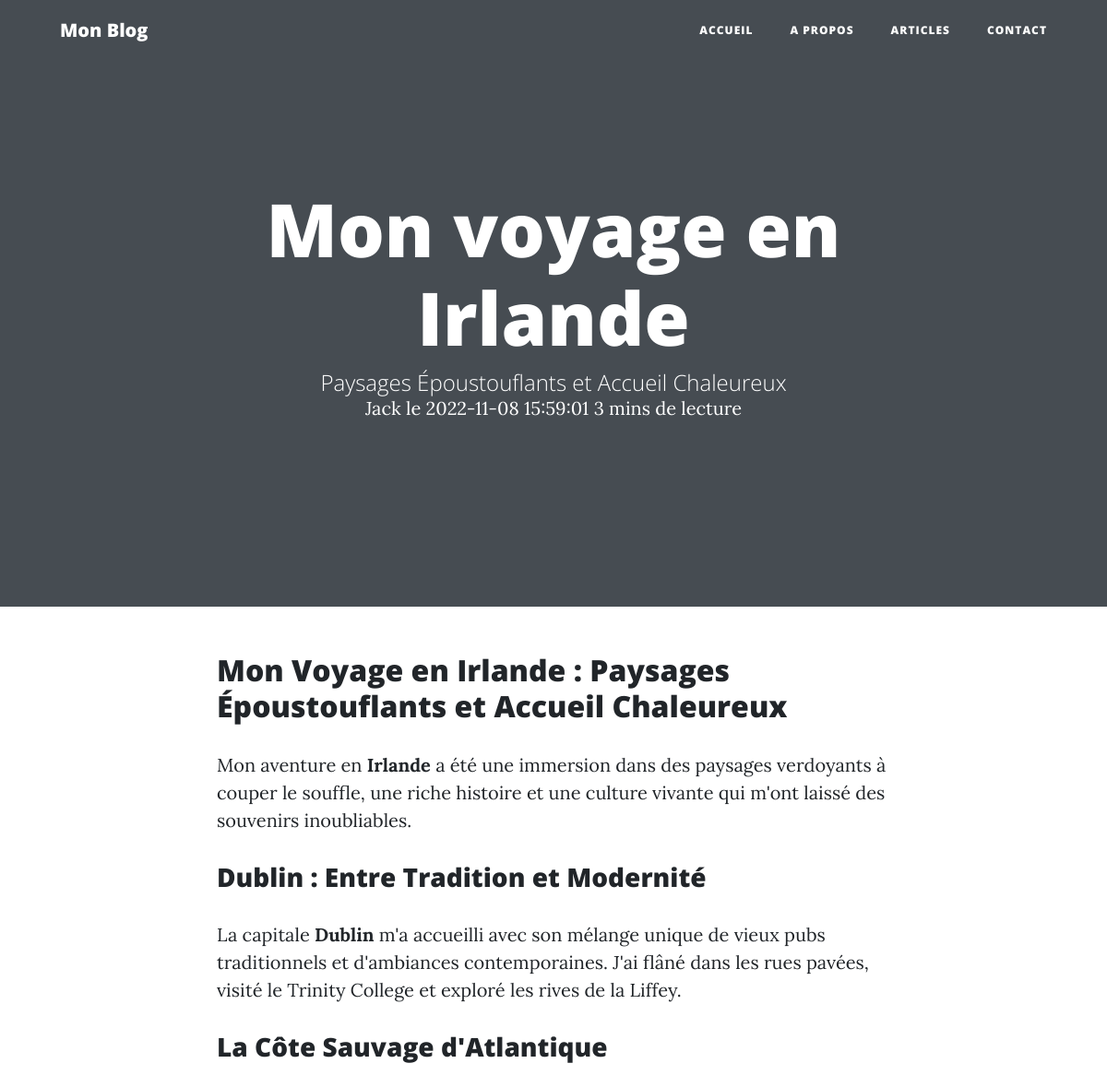
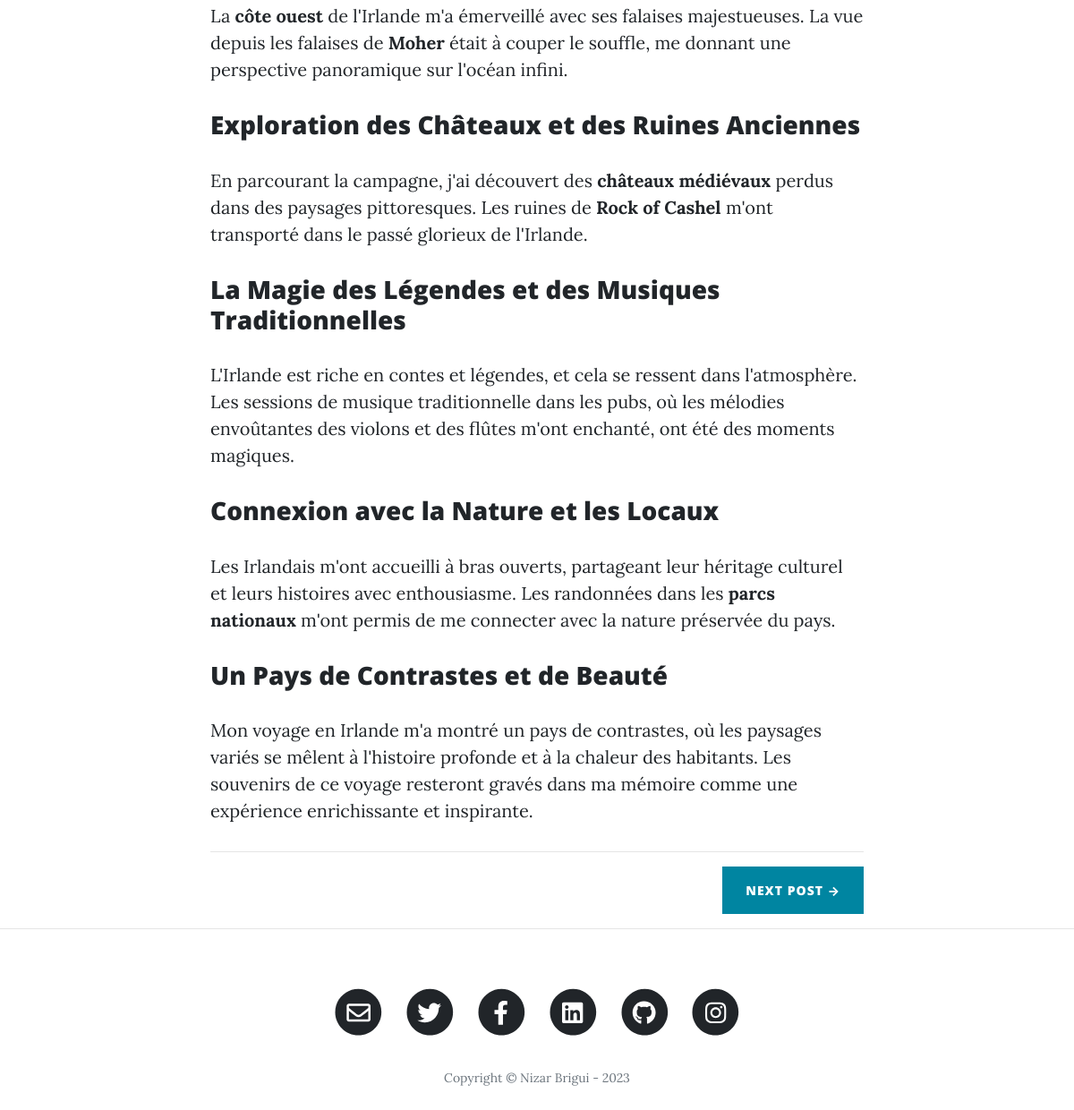
Page /articles?slug=mon-voyage-en-irlande on the committed database (2 pictures, top to bottom).
### tables this page shows
CREATE TABLE `articles` (
  `id` int NOT NULL,
  `title` varchar(255) NOT NULL,
  `slug` varchar(255) NOT NULL,
  `description` text NOT NULL,
  `content` text NOT NULL,
  `shortDescription` text NOT NULL,
  `createdAt` datetime NOT NULL,
  `updatedAt` datetime NOT NULL,
  `author` int NOT NULL
);

CREATE TABLE `users` (
  `id` int NOT NULL,
  `email` varchar(255) NOT NULL,
  `password` text NOT NULL,
  `firstname` varchar(255) DEFAULT NULL,
  `lastname` varchar(255) DEFAULT NULL,
  `createdAt` datetime NOT NULL DEFAULT CURRENT_TIMESTAMP,
  `updatedAt` datetime NOT NULL DEFAULT CURRENT_TIMESTAMP
);

### src/Core/BaseController.php (called while the page is built, shortened)
<?php
abstract class BaseController
{
    public function __construct(Container $container)
    {
        $this->container = $container;
    }
}

### src/Core/Container.php (called while the page is built, shortened)
<?php
class Container
{
    protected array $services;
    public function __construct()
    {
        $this->services = [];
    }
    public function has(string $name): bool
    {
        return isset($this->services[$name]);
    }
    public function add(string $name, $service): self
    {
        $this->services[$name] = $service;
        return $this;
    }
    public function get(string $name): mixed
    {
        return $this->services[$name];
    }
}

### src/Core/BaseTable.php (called while the page is built, shortened)
<?php
class BaseTable
{
    public function __construct(PDO $pdo)
    {
        $this->pdo = $pdo;
    }
}

### src/Table/ArticleTable.php (called while the page is built, shortened)
<?php
class ArticleTable extends BaseTable
{
    public function findPreviousNextBySlug(string $slug): array
    {
        $request = $this->pdo->prepare("SELECT articles.*,users.firstname,users.lastname FROM articles
    LEFT JOIN users ON users.id = articles.author
    WHERE slug = :slug");
        $request->bindParam(':slug', $slug);
        $request->setFetchMode(PDO::FETCH_CLASS, Article::class);
        $request->execute();
        $mainArticle = $request->fetch();
        $requestBefore = $this->pdo->prepare("SELECT articles.id,articles.createdAt,articles.slug,articles.description,articles.title FROM articles
    WHERE articles.id!=:id AND articles.createdAt > :createdAt
    ORDER BY articles.createdAt ASC
    LIMIT 1");
        $requestBefore->bindValue(':createdAt', $mainArticle->createdAt);
        $requestBefore->bindValue(':id', $mainArticle->id, PDO::PARAM_INT);
        $requestBefore->setFetchMode(PDO::FETCH_CLASS, Article::class);
        $requestBefore->execute();
        $previousArticle = $requestBefore->fetch();
        $requestAfter = $this->pdo->prepare("SELECT articles.id,articles.createdAt,articles.slug,articles.description,articles.title FROM articles
    WHERE articles.createdAt < :createdAt AND articles.id!=:id
    ORDER BY articles.createdAt DESC
    LIMIT 1");
        $requestAfter->bindValue(':createdAt', $mainArticle->createdAt);
        $requestAfter->bindValue(':id', $mainArticle->id);
        $requestAfter->setFetchMode(PDO::FETCH_CLASS, Article::class);
        $requestAfter->execute();
        $nextArticle = $requestAfter->fetch();
        $articles = [
            'previous' => $previousArticle,
            'main' => $mainArticle,
            'next' => $nextArticle,
        ];
        return $articles;
    }
}

### src/Controller/ArticlesController.php (called while the page is built, shortened)
<?php
class ArticlesController extends BaseController
{
    public function run(): string
    {
        if (isset($_GET['slug'])) {
            $articles = $this->container->get(ArticleTable::class)->findPreviousNextBySlug($_GET['slug']);
            return $this->container->get(View::class)->render('layout/page.tpl', [
                'articles' => $articles,
                'pageTitle' =>  $articles['main']->title,
            ]);
        };
        $articles = $this->container->get(ArticleTable::class)->findLastTen();
        return $this->container->get(View::class)->render('articles', [
            'articles' => $articles,
            'pageTitle' => 'les derniers articles',
            'pageTitleDescription' => 'mes derniers voyages',
            'pageBackground' => '/assets/img/bg-articles.jpg'
        ]);
    }
}

### src/Core/Router.php (called while the page is built, shortened)
<?php
class Router
{
    protected array $controllers;
    public function __construct(array $controllers)
    {
        $this->controllers = $controllers;
    }
    public function start(string $method, string $uri, mixed $queryString): string
    {
        foreach ($this->controllers as $controller) {
            if ($controller->supports($method, $uri)) {
                return $controller->run($uri = null, $queryString = null);
            }
        }
        throw new Exception("Oops, il n'y a pas de controller qui semble fonctionner pour l'uri $uri :/");
    }
}

### src/Core/View.php (called while the page is built, shortened)
<?php
class View
{
    protected string $templateDir;
    public function __construct(string $templateDir)
    {
        $this->templateDir = $templateDir;
    }
    public function render(string $template, array $variables = []): string
    {
        extract($variables);
        $filename = "{$this->templateDir}/$template.php";
        require_once  "{$this->templateDir}/layout/_includes/head.tpl.php";
        require_once  "{$this->templateDir}/layout/_includes/navbar.tpl.php";
        require_once  $filename;
        require_once  "{$this->templateDir}/layout/_includes/footer.tpl.php";
        return ob_get_clean();
    }
}

### templates/layout/page.tpl.php (the view, shortened to what this page needs)
<? $article = $articles['main'] ?>
<? if (file_exists('/app/public/assets/img/bg-' . $article->slug . '.jpg')) : ?>
  <header class="masthead" style="background-image: url(<?= '/assets/img/bg-' . $article->slug . '.jpg' ?>)">
  <? else : ?>
    <header class="masthead">
    <? endif ?>
    <div class="overlay"></div>
    <div class="container">
      <div class="row">
        <div class="col-lg-8 col-md-10 mx-auto">
          <div class="page-heading">
            <h1><?= $article->title ?></h1>
            <? if ($article->shortDescription) : ?>
              <span class="subheading"><?= $article->shortDescription ?></span>
            <? endif ?>
            <span class="meta"><? if (isset($article->author)) : ?>
                <?= $article->firstname ?>
              <? else : ?>
                anonyme
              <? endif ?>
              le
              <?= $article->createdAt ?>
              <? include __DIR__ . '/_includes/read_time.tpl.php' ?>
            </span>
          </div>
        </div>
      </div>
    </div>
    </header>
    <div class="container">
      <div class="row">
        <div class="col-lg-8 col-md-10 mx-auto">
          <?= $article->content ?>
          <hr>
          <div class="clearfix">
            <? if ($articles['next'] != null) : ?>
              <a class="btn btn-primary float-right" href="articles?slug=<?= $articles['next']->slug ?>" data-toggle="tooltip" data-placement="top" title="<?= $articles['next']->title ?>">Next<span class="d-none d-md-inline">
                  Post</span> &rarr;</a>
            <? endif ?>
          </div>
        </div>
      </div>
    </div>

### rows in the picture
articles: title "Mon voyage en Irlande", shortDescription "Paysages Époustouflants et Accueil Chaleureux", author.firstname "Jack", createdAt "2022-11-08 15:59:01", content "Mon Voyage en Irlande : Paysages Époustouflants et Accueil Chaleureux Mon aventure en Irlande a été une immersion dans des paysages verdoyants à couper le souffle, une riche histoire et une culture vivante qui m'ont laissé des souvenirs inoubliables. Dublin : Entre Tradition et Modernité La capitale Dublin m'a accueilli avec son mélange unique de vieux pubs traditionnels et d'ambiances contemporaines. J'ai flâné dans les rues pavées, visité le Trinity College et exploré les rives de la Liffey. La Côte Sauvage d'Atlantique La côte ouest de l'Irlande m'a émerveillé avec ses falaises majestueuses. La vue depuis les falaises de Moher était à couper le souffle, me donnant une perspective…"

### other values in the picture
$siteTitle "Mon Blog"
$words "3"
